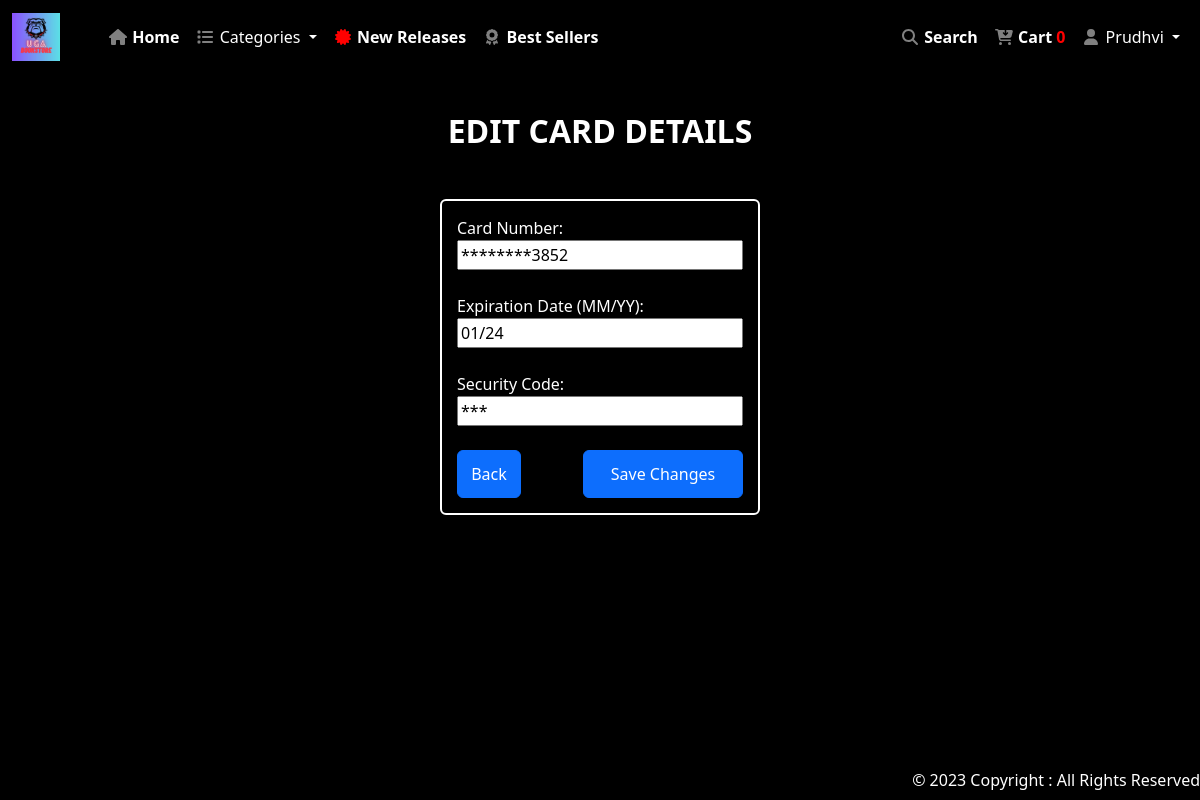
Page /edit_card/44478/ (signed in) on the committed database.
### app/models.py (models this page shows, shortened)
class Order(models.Model):
    customer = models.ForeignKey(User, on_delete=models.SET_NULL, null=True, blank=True)
    date_ordered = models.DateTimeField(auto_now_add=True)
    complete = models.BooleanField(default=False)
    transaction_id = models.CharField(max_length=100, null=True)
    cart_total = models.DecimalField(max_digits=10, decimal_places=2, default=0.00)
    shipping_address = models.ForeignKey(Address, on_delete=models.SET_NULL, null=True, blank=True)
    credit_card = models.ForeignKey(PaymentDetails, on_delete=models.SET_NULL, null=True, blank=True)
    @property
    def get_cart_items(self):
        orderitems = self.orderitem_set.all()
        total = sum([item.quantity for item in orderitems])
        return total

class User(models.Model):
    account_id = models.IntegerField(unique=True, default=random_number_generator)
    firstname = models.CharField(max_length=100)
    lastname = models.CharField(max_length=100)
    phonenumber = models.CharField(max_length=100)
    email = models.CharField(max_length=100)
    password = models.CharField(max_length=100)
    accept_terms = models.BooleanField(default=False)
    is_active = models.BooleanField(default=False)
    is_loggedin = models.BooleanField(default=False)
    is_admin = models.BooleanField(default=False)
    activation_token = models.CharField(max_length=255, blank=True, null=True)
    reset_token = models.CharField(max_length=255, blank=True, null=True)

class PaymentDetails(models.Model):
    payment_id = models.IntegerField(unique=True, primary_key=True, default=random_id)
    account_id = models.IntegerField()
    card_number = models.CharField(max_length=80, default=' ')
    expiration_date = models.CharField(max_length=5, default=' ', blank=True)
    security_code = models.CharField(max_length=80, default=' ', blank=True)

### app/views.py (the view, shortened to what this page needs)
# urls.py: path('edit_card/<int:payment_id>/', views.EditCardView.as_view(), name='edit_card'),
class EditCardView(View):
    def get(self, request, payment_id):
        user = User.objects.get(id=request.session.get('user_id')) if request.session.get('user_id') else None
        card = get_object_or_404(PaymentDetails, payment_id=payment_id)
        orders = Order.objects.filter(customer=user, complete=True)
        order, created = Order.objects.get_or_create(customer=user, complete=False)
        return render(request, 'app/profile/edit_card.html',
                      {'user': user, 'card': card, 'orders': orders, 'order': order, })

### app/templatetags/custom_filters.py (called while the page is built)
@register.filter
def decrypt_value(encrypted_value):
    return PaymentView().decrypt(encrypted_value)

### app/views.py (called while the page is built)
    def decrypt(self, encrypted_value):
        decrypted_value = signing.loads(encrypted_value)
        return decrypted_value

### app/templates/app/profile/edit_card.html (shortened to what this page needs)
{% extends 'app/base.html' %}
{% load static custom_filters %}
{% block main-content %}
<section class="gradient-custom-2">
    <div class="container py-5 h-100">
        <div class="text-center">
            <h2 class="fw-bold mb-3 text-uppercase">EDIT CARD DETAILS</h2>
        </div>
        <div class="row d-flex justify-content-center align-items-center h-100">
            <div class="col-12">
                <div class="card card-registration card-registration-2" style="border-radius: 15px; display: flex; flex-direction: column; align-items: center; background-color: black;">
                    <div class="card-body p-0">
                        <div class="row g-0">
                            <div class="bg-indigo text-white" style="background: black;">
                                <div class="card" style="    width: 20rem;margin: 2rem;background: black;padding: 15px;color: white;border: 2px solid white;">
                                    <form method="post" style= "display: flex;flex-direction: column;">
                                        <label for="card_number">Card Number:</label>
                                        <input type="text" id="card_number" name="card_number" value="********{{ card.card_number|decrypt_value|slice:"-4:"}}" style="width: 100%;"  pattern="[0-9]{16}" oninvalid="setCustomValidity('Please enter a valid card number. Max=16 numbers')"
                                        onchange="try{setCustomValidity('')}catch(e){}"  required>
                                        <br>
                                        <label for="expiration_date">Expiration Date (MM/YY):</label>
                                        <input type="text" id="expiration_date" name="expiration_date" value="{{ card.expiration_date }}" style="width: 100%;"  pattern="\d{2}/\d{2}"  oninvalid="setCustomValidity('Please match the format to MM/YY.')"
                                        onchange="try{setCustomValidity('')}catch(e){}"  required>
                                        <br>
                                        <label for="security_code">Security Code:</label>
                                        <input type="text" id="security_code" name="security_code" value="***" style="width: 100%;"  pattern="[0-9]{3}" oninvalid="setCustomValidity('Please enter a valid code. Range: 001 - 999')"
                                        onchange="try{setCustomValidity('')}catch(e){}" required>
                                        <br>
                                        <div style="display: flex; flex-direction: row; justify-content: space-between;">
                                            <a class="btn btn-primary button-style" href="{% url 'payment' %}" type="button" style="width: 4rem; display: flex; flex-direction: column; justify-content: center;">Back</a>
                                            <button class="btn btn-primary button-style" type="submit">Save Changes</button>
                                        </div>
                                    </form>
                                </div>
                            </div>
                        </div>
                    </div>
                </div>
            </div>
        </div>
    </div>
</section>
{% endblock main-content %}

### app/templates/app/base.html (shortened to what this page needs)
<!DOCTYPE html>
{% load static %}
<html lang="en">
<head>
    <link rel="stylesheet" href="https://cdnjs.cloudflare.com/ajax/libs/font-awesome/4.7.0/css/font-awesome.min.css">
    <link href="https://cdn.jsdelivr.net/npm/bootstrap@5.3.0/dist/css/bootstrap.min.css"
    rel="stylesheet"
>
    <link rel='stylesheet' href={% static 'app/css/owl.carousel.min.css' %} />
    <link rel='stylesheet' href={% static 'app/css/all.min.css' %} />
    <link rel='stylesheet' href={% static 'app/css/style.css' %} />
</head>
<body>
    <nav class="navbar fixed-top navbar-expand-lg bg-body-tertiary" style="background-color: black !important">
        <div class="container" style="width: auto">
            <a class="navbar-brand" href="#">
              <img src="/static/app/images/icons/bulldog.jpg" width="48px" height="48px" alt="">
            </a>
          </div>
        <div class="container-fluid">
          <div class="collapse navbar-collapse" id="navbarSupportedContent">
            <ul class="navbar-nav me-auto mb-2 mb-lg-0">
              <li class="nav-item">
                <a class="nav-link active" aria-current="page" href="{% url 'home' %}"><i class="fa fa-fw fa-home" style="color: grey;"></i> Home</a>
              </li>
              <li class="nav-item dropdown">
                <a class="nav-link dropdown-toggle" href="#" role="button" data-bs-toggle="dropdown" aria-expanded="false">
                  <i class="fa fa-fw fa-list" style="color: grey;"></i>
                  Categories
                </a>
              </li>
              <li class="nav-item">
                <a class="nav-link active" aria-current="page" href="{% url 'new-releases' %}" style="width: max-content"><i class="fa fa-fw fa-certificate" style="color: red;"></i> New Releases</a>
              </li>
              <li class="nav-item">
                <a class="nav-link active" aria-current="page" href="{% url 'top-sellers' %}" style="width: max-content"><i class="fa fa-fw fa-award" style="color: grey;"></i> Best Sellers</a>
              </li>
            </ul>
          </div>
          <ul class="navbar-nav me-auto mb-2 mb-lg-0">
            <li class="nav-item">
              <a class="nav-link active" aria-current="page" href="{% url 'search' %}" style="width: max-content"><i class="fa fa-fw fa-search" style="color: grey;"></i> Search</a>
            </li>
            {% if user.is_active %}
            <li class="nav-item">
              <a class="nav-link active" aria-current="page" href="{% url 'cart' %}"><i class="fa fa-fw fa-cart-arrow-down" style="color: grey;"></i> Cart <span style="color: red;">{{order.get_cart_items}}</span>
              </a>
            </li>
              <li class="nav-item dropdown">
                <a class="nav-link dropdown-toggle" href="#" role="button" data-bs-toggle="dropdown" aria-expanded="false">
                  <i class="fa fa-fw fa-user" style="color: grey;"></i> {{ user.firstname }}
                </a>
              </li>
            {% endif %}
          </ul>
        </div>
      </nav>
      {% block main-content %}{% endblock main-content %}
      <footer class="footer-style fixed-bottom">
        © 2023 Copyright : All Rights Reserved
      </footer>
</body>
</html>

### app/static/app/css/style.css (style rules this page uses)
.nav-item { font-weight: 700; }
.nav-link { color: white !important; }
.footer-style { background: black; color: white; height: 2rem; font-size: 1rem; font-weight: 500; display: flex; justify-content: flex-end; }
.dropdown-toggle { background-color: black; color: white; font-weight: 500; }
.gradient-custom-2 { background: black; margin-top: 4rem; }
.bg-indigo { background-color: white; }
@media (min-width: 992px) { .card-registration-2 .bg-indigo { border-top-right-radius: 15px; border-bottom-right-radius: 15px; } }
.button-style { height: 3rem; width: 10rem; }
.fw-bold { color: white !important; }

### app/templates/app/base.html (style rules this page uses)
body { background-color: black; }

### rows in the picture
Order: get_cart_items "0"
User: firstname "Prudhvi"
PaymentDetails: card_number "********3852", expiration_date "01/24"
